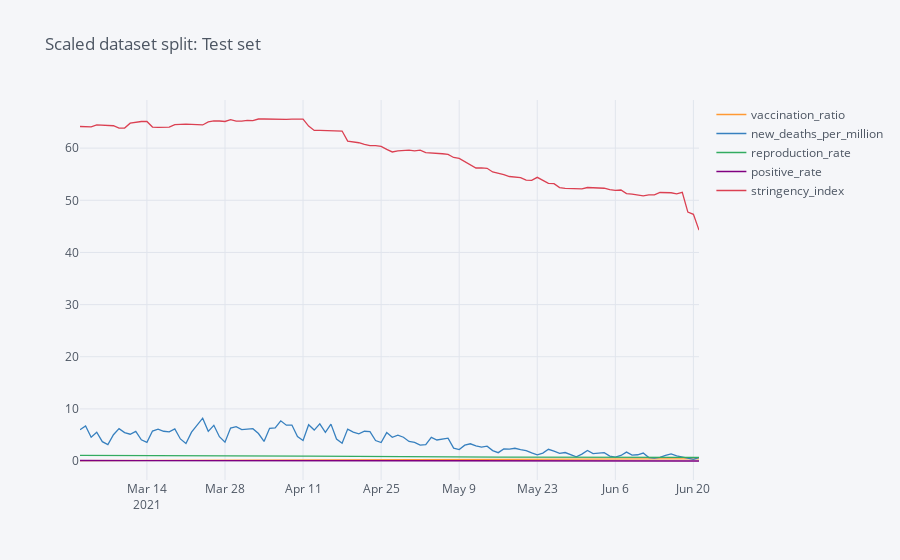
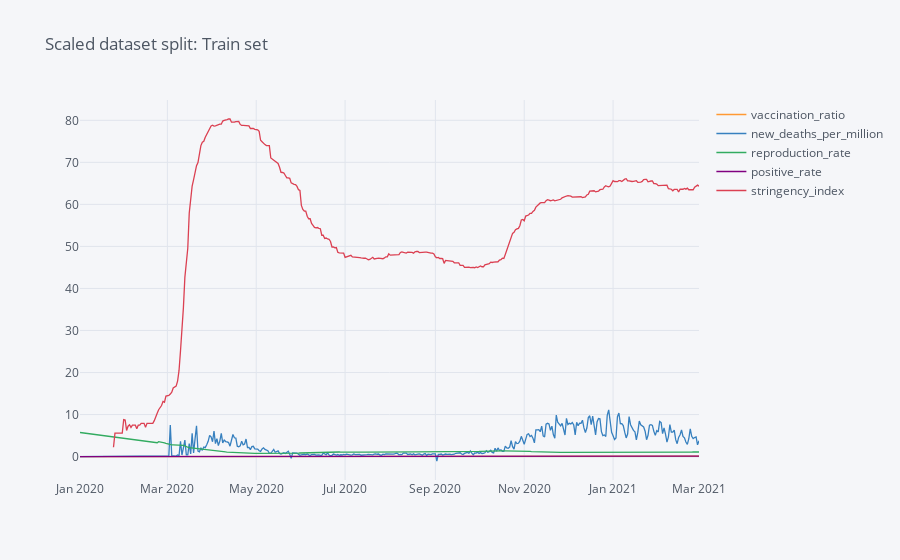

Source (notebook cell) for these figures, in order:
### Markdown cell above
##### Training unscaled data

### Code cell
split_date = '01-Mar-2021'
unscaled_train = mean_owid_df.loc[mean_owid_df.index <= split_date].copy()
unscaled_test = mean_owid_df.loc[mean_owid_df.index > split_date].copy()
_ = unscaled_test.iplot(title='Scaled dataset split: Test set')
    
_ = unscaled_train.iplot(title='Scaled dataset split: Train set')

X_train_unscaled = unscaled_train.drop(['new_deaths_per_million'],axis=1)
y_train_unscaled = pd.DataFrame(unscaled_train['new_deaths_per_million'])

X_test_unscaled = unscaled_test.drop(['new_deaths_per_million'],axis=1)
y_test_unscaled = pd.DataFrame(unscaled_test['new_deaths_per_million'])

reg_unscaled = xgb.XGBRegressor(n_estimators=1000)
reg_unscaled.fit(X_train_unscaled, y_train_unscaled,
        eval_set=[(X_train_unscaled, y_train_unscaled), (X_test_unscaled, y_test_unscaled)],
        early_stopping_rounds=50,
       verbose=False)
